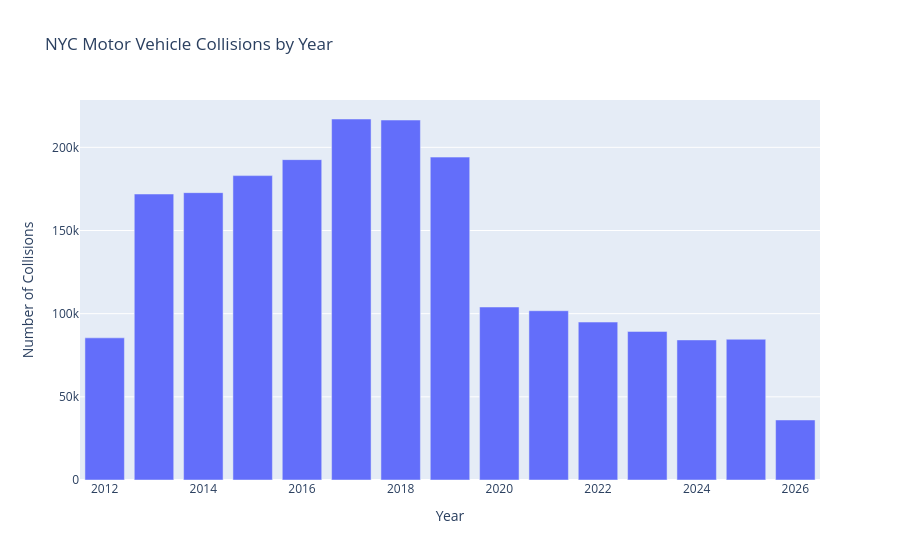

Notebook code cell kept with this figure:
### Code cell
import plotly.express as px

fig = px.bar(
    q1_yearly,
    x="crash_year",
    y="collision_count",
    title="NYC Motor Vehicle Collisions by Year",
    labels={
        "crash_year": "Year",
        "collision_count": "Number of Collisions"
    }
)

fig.show()

### Figure 1 — Plotly figure (JSON) as saved in the notebook; plotly's stock layout.template omitted (floating-point values rounded to 4 significant figures)
{"data": [{"hovertemplate": "Year=%{x}<br>Number of Collisions=%{y}<extra></extra>", "legendgroup": "", "marker": {"color": "#636efa", "pattern": {"shape": ""}}, "name": "", "orientation": "v", "showlegend": false, "textposition": "auto", "type": "bar", "x": [2012, 2013, 2014, 2015, 2016, 2017, 2018, 2019, 2020, 2021, 2022, 2023, 2024, 2025, 2026], "xaxis": "x", "y": [85458, 171942, 172751, 182994, 192604, 217030, 216409, 194114, 104001, 101770, 94945, 89323, 84220, 84618, 36096], "yaxis": "y"}], "layout": {"barmode": "relative", "legend": {"tracegroupgap": 0}, "title": {"text": "NYC Motor Vehicle Collisions by Year"}, "xaxis": {"anchor": "y", "domain": [0, 1], "title": {"text": "Year"}}, "yaxis": {"anchor": "x", "domain": [0, 1], "title": {"text": "Number of Collisions"}}}}
